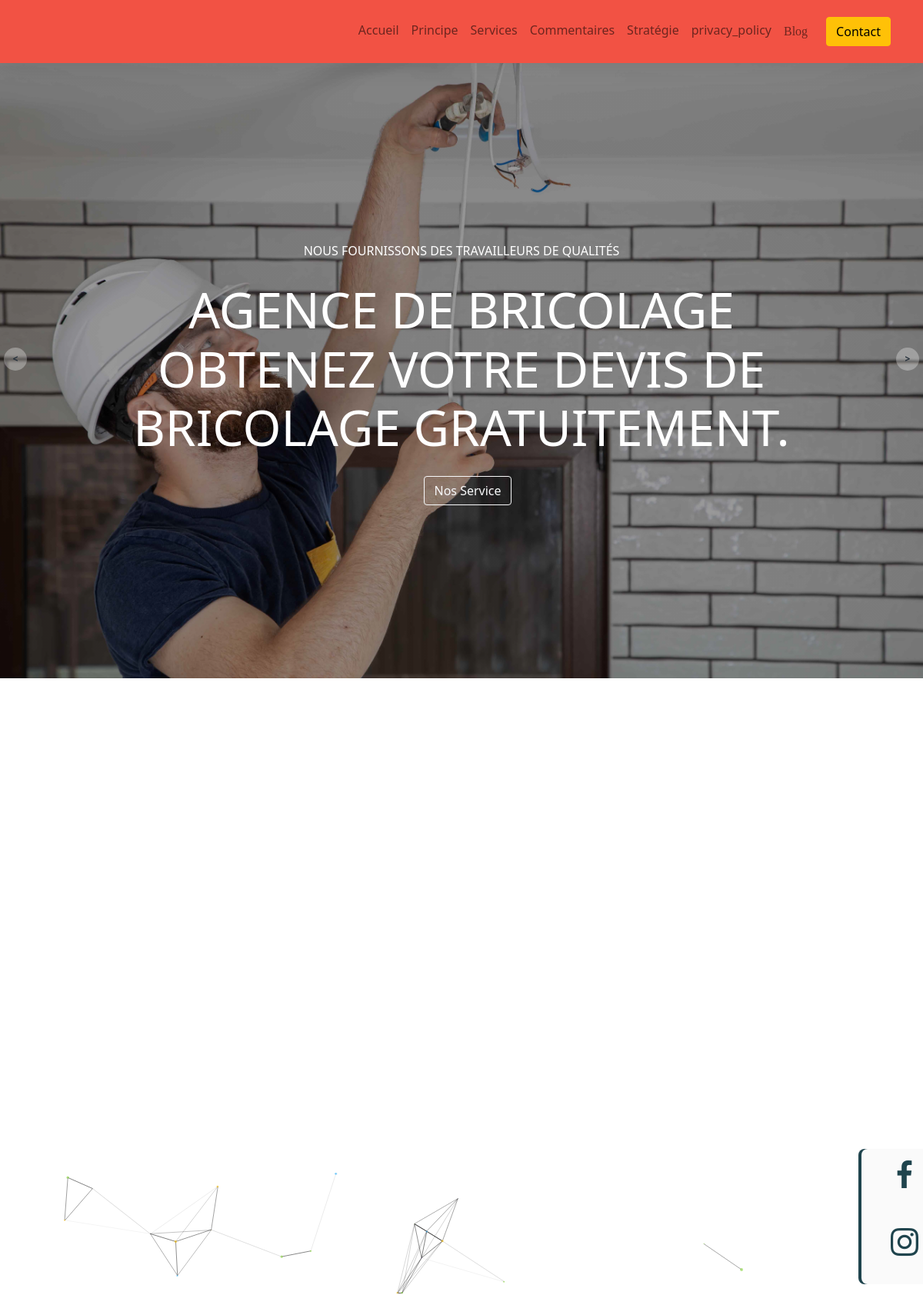
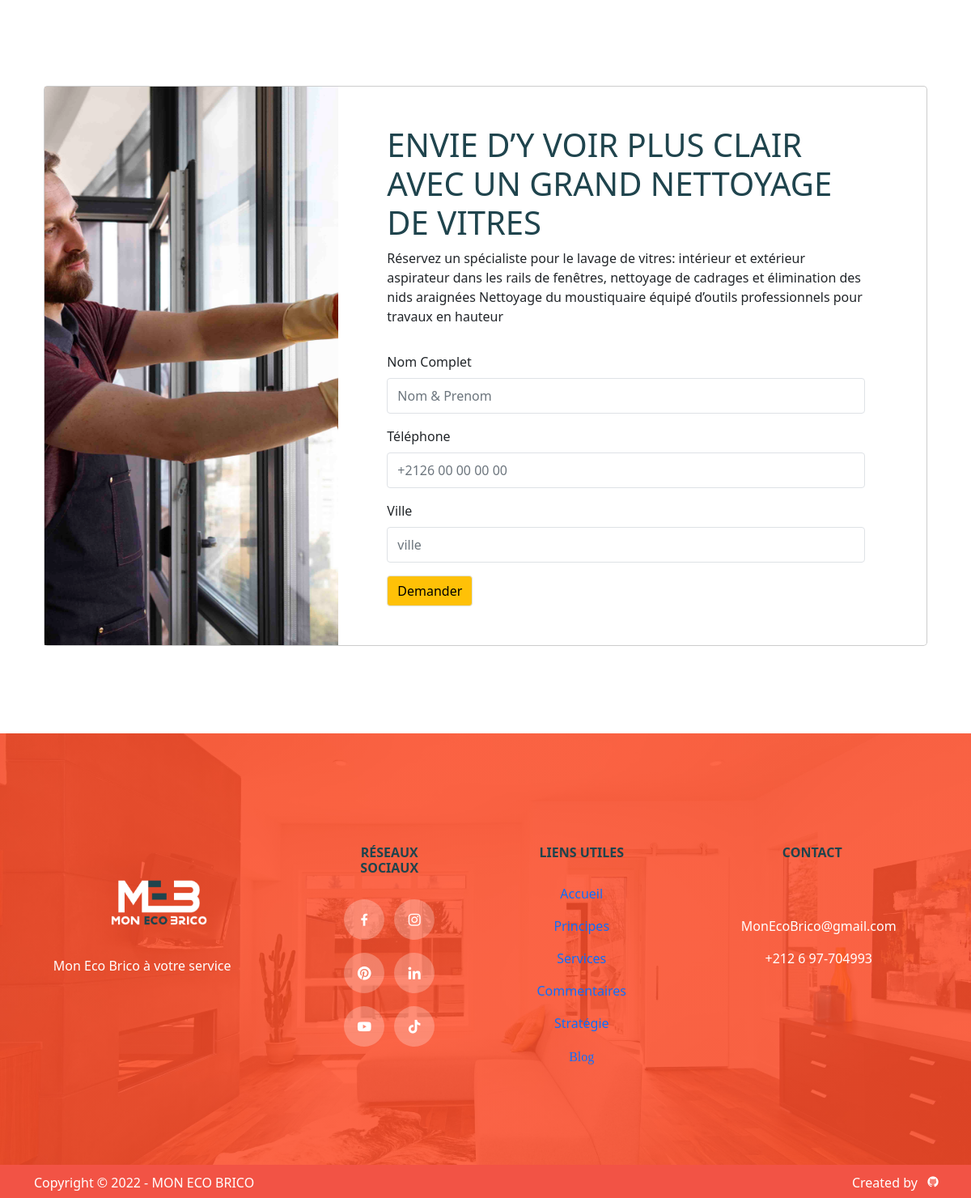
The page /service/Laveur_de_vitres/ on the database its author committed (2 pictures, top to bottom).
### App/models.py (models this page shows, shortened)
class Metiers(models.Model):
    metiers_id = models.IntegerField()
    metiers_name = models.CharField(max_length=255)
    slug = models.SlugField(max_length=255, unique=True, null=True)
    metiers_description = models.TextField()
    metiers_image = models.ImageField(upload_to='images/%y/%m/%d',
                                      verbose_name='images', default="images/22/11/24/images.png")
    metiers_image2 = models.ImageField(upload_to='images2/%y/%m/%d',
                                       verbose_name='images2', default="images2/22/11/24/images2.png")
    Created = models.DateTimeField(default=datetime.now)
    metiers_detaille = models.TextField()

### App/views.py (the view, shortened to what this page needs)
# urls.py: path('service/<slug:slug>/', views.ServiceDetail, name="service"),
def ServiceDetail(request, slug):
    metier = Metiers.objects.get(slug=slug)
    args = {'metier': metier}
    return render(request, 'MonEcoBrico/service.html', args)

### templates/MonEcoBrico/service.html (shortened to what this page needs)
{% extends 'base.html' %}
{% load static %}
{% block content %}
<div class="container">
  <section id="about">
    <div class="container">
    <div  tabindex="-1" aria-labelledby="exampleModalLabel" aria-hidden="false">
    <div class="modal-dialog modal-dialog-centered modal-xl">
        <div class="modal-content">
            <div class="modal-body p-0">
                <div class="container-fluid">
                    <div class="row gy-4">
                        <div class="col-lg-4 col-sm-12 bg-cover"style="background-image: url('{{metier.metiers_image.url}}'); min-height:300px;">
                        </div>
                        <div class="col-lg-8">
                            <form  action="" method="POST" class="p-lg-5 col-12 row g-3">
                                <div>
                                <h1>{{metier.metiers_description}}</h1>
                                <p>{{metier.metiers_detaille}}</p>
                                </div>
                                <div class="col-lg-12">
                                    <label for="userName" class="form-label">Nom Complet</label>
                                    <input type="text" name="nom" class="form-control border" placeholder="Nom & Prenom" id="userName"
                                        aria-describedby="emailHelp">
                                </div>
                                <div class="col-12">
                                    <label for="Téléphone" class="form-label">Téléphone</label>
                                    <input type="text" name="tele" class="form-control border" placeholder="+2126 00 00 00 00" id="Téléphone" >
                                </div>
                                <div class="col-12">
                                    <label for="ville" class="form-label">Ville</label>
                                    <input type="text" name="ville" class="form-control border" placeholder="ville" id="ville" >
                                </div>
                                <div class="col-12">
                                    <button type="submit" class="btn btn-warning border">Demander</button>
                                </div>
                            </form>
                        </div>
                    </div>
                </div>
            </div>
        </div>
    </div>
  </div>
  </div>
  </section>
</div>
{% endblock content %}

### MonEcoBrico/static/css/style.css (style rules this page uses)
:root { --brand: #f25345; --dark: #1F444D; --body: #000; --border: rgba(0,0,0,0.08); --shadow: 0px 6px 30px rgba(0, 0, 0, 0.08); }
body { font-family: 'Montserrat', sans-serif; color: var(--body); font-weight: bold; line-height: 1.7; }
h1,h2,h3,h4,h5,h6, .display-1,.display-2,.display-3,.display-4 { font-weight: 700; color: var(--dark); }
.bg-cover { background-size: cover; background-position: center; background-repeat: no-repeat; }
section { padding-top: 80px; padding-bottom: 80px; }
.btn { background-color: var(--dark); }
input.form-control { border-color: transparent; height: 44px; }
.form-control { background-color: rgba(0, 0, 0, 0.04); border-color: rgba(0, 0, 0, 0.04);; }
:root { --bgcolor: rgb(2, 0, 36); }

### rows shown on the page
Metiers: metiers_image (picture), metiers_description "ENVIE D’Y VOIR PLUS CLAIR AVEC UN GRAND NETTOYAGE DE VITRES", metiers_detaille "Réservez un spécialiste pour le lavage de vitres: intérieur et extérieur aspirateur dans les rails de fenêtres, nettoyage de cadrages et élimination des nids araignées Nettoyage du moustiquaire équipé d’outils professionnels pour travaux en hauteur"
